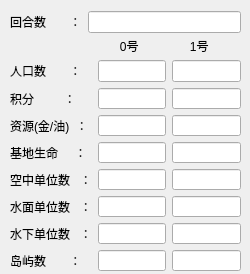
<?xml version="1.0" encoding="UTF-8"?>
<ui version="4.0">
 <class>GameInfo1</class>
 <widget class="QWidget" name="GameInfo1">
  <property name="geometry">
   <rect>
    <x>0</x>
    <y>0</y>
    <width>250</width>
    <height>274</height>
   </rect>
  </property>
  <property name="windowTitle">
   <string>游戏信息</string>
  </property>
  <widget class="QLabel" name="label_25">
   <property name="geometry">
    <rect>
     <x>180</x>
     <y>40</y>
     <width>54</width>
     <height>12</height>
    </rect>
   </property>
   <property name="styleSheet">
    <string notr="true"/>
   </property>
   <property name="text">
    <string>   1号</string>
   </property>
  </widget>
  <widget class="QWidget" name="layoutWidget">
   <property name="geometry">
    <rect>
     <x>10</x>
     <y>10</y>
     <width>231</width>
     <height>24</height>
    </rect>
   </property>
   <layout class="QHBoxLayout" name="horizontalLayout_7">
    <item>
     <widget class="QLabel" name="label">
      <property name="styleSheet">
       <string notr="true"/>
      </property>
      <property name="text">
       <string>回合数       ：</string>
      </property>
      <property name="buddy">
       <cstring>RoundNumberLineEdit</cstring>
      </property>
     </widget>
    </item>
    <item>
     <widget class="QLineEdit" name="RoundNumberLineEdit">
      <property name="styleSheet">
       <string notr="true"/>
      </property>
      <property name="readOnly">
       <bool>true</bool>
      </property>
     </widget>
    </item>
   </layout>
  </widget>
  <widget class="QLabel" name="label_24">
   <property name="geometry">
    <rect>
     <x>110</x>
     <y>40</y>
     <width>54</width>
     <height>12</height>
    </rect>
   </property>
   <property name="styleSheet">
    <string notr="true"/>
   </property>
   <property name="text">
    <string>   0号</string>
   </property>
  </widget>
  <widget class="QWidget" name="layoutWidget">
   <property name="geometry">
    <rect>
     <x>10</x>
     <y>60</y>
     <width>231</width>
     <height>211</height>
    </rect>
   </property>
   <layout class="QGridLayout" name="gridLayout">
    <item row="0" column="0">
     <widget class="QLabel" name="label_2">
      <property name="styleSheet">
       <string notr="true"/>
      </property>
      <property name="text">
       <string>人口数       ：</string>
      </property>
     </widget>
    </item>
    <item row="0" column="1">
     <widget class="QLineEdit" name="PeopleNumberLineEdit1">
      <property name="styleSheet">
       <string notr="true"/>
      </property>
      <property name="readOnly">
       <bool>true</bool>
      </property>
     </widget>
    </item>
    <item row="0" column="2">
     <widget class="QLineEdit" name="PeopleNumberLineEdit2">
      <property name="styleSheet">
       <string notr="true"/>
      </property>
      <property name="readOnly">
       <bool>true</bool>
      </property>
     </widget>
    </item>
    <item row="1" column="0">
     <widget class="QLabel" name="label_9">
      <property name="text">
       <string>积分         ：</string>
      </property>
     </widget>
    </item>
    <item row="1" column="1">
     <widget class="QLineEdit" name="ScoreLineEdit1">
      <property name="readOnly">
       <bool>true</bool>
      </property>
     </widget>
    </item>
    <item row="1" column="2">
     <widget class="QLineEdit" name="ScoreLineEdit2">
      <property name="readOnly">
       <bool>true</bool>
      </property>
     </widget>
    </item>
    <item row="2" column="0">
     <widget class="QLabel" name="label_8">
      <property name="styleSheet">
       <string notr="true"/>
      </property>
      <property name="text">
       <string>资源(金/油)  ：</string>
      </property>
      <property name="buddy">
       <cstring>SourceNumberLineEdit1</cstring>
      </property>
     </widget>
    </item>
    <item row="2" column="1">
     <widget class="QLineEdit" name="SourceNumberLineEdit1">
      <property name="styleSheet">
       <string notr="true"/>
      </property>
      <property name="readOnly">
       <bool>true</bool>
      </property>
     </widget>
    </item>
    <item row="2" column="2">
     <widget class="QLineEdit" name="SourceNumberLineEdit2">
      <property name="styleSheet">
       <string notr="true"/>
      </property>
      <property name="readOnly">
       <bool>true</bool>
      </property>
     </widget>
    </item>
    <item row="3" column="0">
     <widget class="QLabel" name="label_7">
      <property name="styleSheet">
       <string notr="true"/>
      </property>
      <property name="text">
       <string>基地生命     ：</string>
      </property>
      <property name="buddy">
       <cstring>BaseLifeLineEdit1</cstring>
      </property>
     </widget>
    </item>
    <item row="3" column="1">
     <widget class="QLineEdit" name="BaseLifeLineEdit1">
      <property name="styleSheet">
       <string notr="true"/>
      </property>
      <property name="readOnly">
       <bool>true</bool>
      </property>
     </widget>
    </item>
    <item row="3" column="2">
     <widget class="QLineEdit" name="BaseLifeLineEdit2">
      <property name="styleSheet">
       <string notr="true"/>
      </property>
      <property name="readOnly">
       <bool>true</bool>
      </property>
     </widget>
    </item>
    <item row="4" column="0">
     <widget class="QLabel" name="label_3">
      <property name="styleSheet">
       <string notr="true"/>
      </property>
      <property name="text">
       <string>空中单位数   ：</string>
      </property>
      <property name="buddy">
       <cstring>PlaneNumberLineEdit1</cstring>
      </property>
     </widget>
    </item>
    <item row="4" column="1">
     <widget class="QLineEdit" name="PlaneNumberLineEdit1">
      <property name="styleSheet">
       <string notr="true"/>
      </property>
      <property name="readOnly">
       <bool>true</bool>
      </property>
     </widget>
    </item>
    <item row="4" column="2">
     <widget class="QLineEdit" name="PlaneNumberLineEdit2">
      <property name="styleSheet">
       <string notr="true"/>
      </property>
      <property name="readOnly">
       <bool>true</bool>
      </property>
     </widget>
    </item>
    <item row="5" column="0">
     <widget class="QLabel" name="label_4">
      <property name="styleSheet">
       <string notr="true"/>
      </property>
      <property name="text">
       <string>水面单位数   ：</string>
      </property>
      <property name="buddy">
       <cstring>ShipNumberLineEdit1</cstring>
      </property>
     </widget>
    </item>
    <item row="5" column="1">
     <widget class="QLineEdit" name="ShipNumberLineEdit1">
      <property name="styleSheet">
       <string notr="true"/>
      </property>
      <property name="readOnly">
       <bool>true</bool>
      </property>
     </widget>
    </item>
    <item row="5" column="2">
     <widget class="QLineEdit" name="ShipNumberLineEdit2">
      <property name="styleSheet">
       <string notr="true"/>
      </property>
      <property name="readOnly">
       <bool>true</bool>
      </property>
     </widget>
    </item>
    <item row="6" column="0">
     <widget class="QLabel" name="label_5">
      <property name="styleSheet">
       <string notr="true"/>
      </property>
      <property name="text">
       <string>水下单位数   ：</string>
      </property>
      <property name="buddy">
       <cstring>SubmarineNumberLineEdit1</cstring>
      </property>
     </widget>
    </item>
    <item row="6" column="1">
     <widget class="QLineEdit" name="SubmarineNumberLineEdit1">
      <property name="styleSheet">
       <string notr="true"/>
      </property>
      <property name="readOnly">
       <bool>true</bool>
      </property>
     </widget>
    </item>
    <item row="6" column="2">
     <widget class="QLineEdit" name="SubmarineNumberLineEdit2">
      <property name="styleSheet">
       <string notr="true"/>
      </property>
      <property name="readOnly">
       <bool>true</bool>
      </property>
     </widget>
    </item>
    <item row="7" column="0">
     <widget class="QLabel" name="label_6">
      <property name="styleSheet">
       <string notr="true"/>
      </property>
      <property name="text">
       <string>岛屿数       ：</string>
      </property>
     </widget>
    </item>
    <item row="7" column="1">
     <widget class="QLineEdit" name="FortNumberLineEdit1">
      <property name="styleSheet">
       <string notr="true"/>
      </property>
      <property name="readOnly">
       <bool>true</bool>
      </property>
     </widget>
    </item>
    <item row="7" column="2">
     <widget class="QLineEdit" name="FortNumberLineEdit2">
      <property name="styleSheet">
       <string notr="true"/>
      </property>
      <property name="readOnly">
       <bool>true</bool>
      </property>
     </widget>
    </item>
   </layout>
  </widget>
 </widget>
 <resources/>
 <connections/>
</ui>
